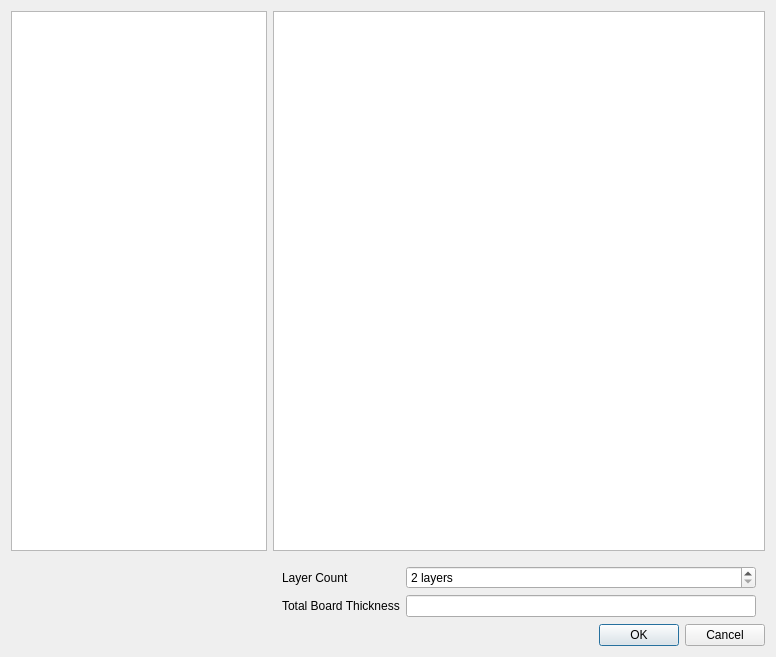
<?xml version="1.0" encoding="UTF-8"?>
<ui version="4.0">
 <class>UIStackup</class>
 <widget class="QDialog" name="UIStackup">
  <property name="geometry">
   <rect>
    <x>0</x>
    <y>0</y>
    <width>776</width>
    <height>657</height>
   </rect>
  </property>
  <property name="windowTitle">
   <string>Stackup Settings</string>
  </property>
  <layout class="QGridLayout" name="gridLayout" columnstretch="0,1">
   <item row="0" column="0">
    <widget class="QGraphicsView" name="graphicsView">
     <property name="minimumSize">
      <size>
       <width>256</width>
       <height>0</height>
      </size>
     </property>
    </widget>
   </item>
   <item row="4" column="0" colspan="2">
    <widget class="QDialogButtonBox" name="buttonBox">
     <property name="orientation">
      <enum>Qt::Horizontal</enum>
     </property>
     <property name="standardButtons">
      <set>QDialogButtonBox::Cancel|QDialogButtonBox::Ok</set>
     </property>
    </widget>
   </item>
   <item row="3" column="1">
    <widget class="QWidget" name="formWidget" native="true">
     <layout class="QFormLayout" name="formLayout">
      <property name="bottomMargin">
       <number>1</number>
      </property>
      <item row="0" column="0">
       <widget class="QLabel" name="layerCountLabel">
        <property name="text">
         <string>Layer Count</string>
        </property>
       </widget>
      </item>
      <item row="0" column="1">
       <widget class="QSpinBox" name="layerCountSpinBox">
        <property name="suffix">
         <string> layers</string>
        </property>
        <property name="minimum">
         <number>2</number>
        </property>
        <property name="maximum">
         <number>16</number>
        </property>
        <property name="singleStep">
         <number>2</number>
        </property>
       </widget>
      </item>
      <item row="1" column="0">
       <widget class="QLabel" name="totalBoardThicknessLabel">
        <property name="text">
         <string>Total Board Thickness</string>
        </property>
       </widget>
      </item>
      <item row="1" column="1">
       <widget class="QLineEdit" name="totalBoardThicknessLineEdit">
        <property name="readOnly">
         <bool>true</bool>
        </property>
       </widget>
      </item>
     </layout>
    </widget>
   </item>
   <item row="0" column="1">
    <widget class="QTableView" name="stackupTable">
     <property name="selectionMode">
      <enum>QAbstractItemView::NoSelection</enum>
     </property>
     <attribute name="horizontalHeaderMinimumSectionSize">
      <number>50</number>
     </attribute>
     <attribute name="horizontalHeaderStretchLastSection">
      <bool>true</bool>
     </attribute>
     <attribute name="verticalHeaderVisible">
      <bool>false</bool>
     </attribute>
     <attribute name="verticalHeaderCascadingSectionResizes">
      <bool>true</bool>
     </attribute>
    </widget>
   </item>
  </layout>
 </widget>
 <resources/>
 <connections>
  <connection>
   <sender>buttonBox</sender>
   <signal>accepted()</signal>
   <receiver>UIStackup</receiver>
   <slot>accept()</slot>
   <hints>
    <hint type="sourcelabel">
     <x>248</x>
     <y>254</y>
    </hint>
    <hint type="destinationlabel">
     <x>157</x>
     <y>274</y>
    </hint>
   </hints>
  </connection>
  <connection>
   <sender>buttonBox</sender>
   <signal>rejected()</signal>
   <receiver>UIStackup</receiver>
   <slot>reject()</slot>
   <hints>
    <hint type="sourcelabel">
     <x>316</x>
     <y>260</y>
    </hint>
    <hint type="destinationlabel">
     <x>286</x>
     <y>274</y>
    </hint>
   </hints>
  </connection>
 </connections>
</ui>
